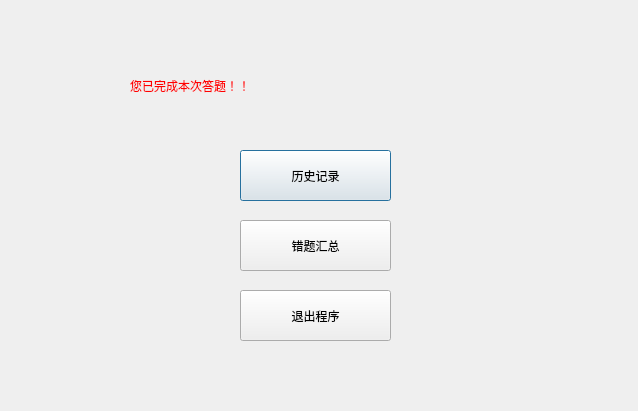
<?xml version="1.0" encoding="UTF-8"?>
<ui version="4.0">
 <class>Setback</class>
 <widget class="QDialog" name="Setback">
  <property name="geometry">
   <rect>
    <x>0</x>
    <y>0</y>
    <width>638</width>
    <height>411</height>
   </rect>
  </property>
  <property name="windowTitle">
   <string>Dialog</string>
  </property>
  <widget class="QPushButton" name="pushButton">
   <property name="geometry">
    <rect>
     <x>240</x>
     <y>150</y>
     <width>151</width>
     <height>51</height>
    </rect>
   </property>
   <property name="styleSheet">
    <string notr="true">font: 16pt &quot;Adobe Devanagari&quot;;</string>
   </property>
   <property name="text">
    <string>历史记录</string>
   </property>
  </widget>
  <widget class="QPushButton" name="pushButton_2">
   <property name="geometry">
    <rect>
     <x>240</x>
     <y>220</y>
     <width>151</width>
     <height>51</height>
    </rect>
   </property>
   <property name="styleSheet">
    <string notr="true">font: 16pt &quot;Adobe Devanagari&quot;;</string>
   </property>
   <property name="text">
    <string>错题汇总</string>
   </property>
  </widget>
  <widget class="QLabel" name="label">
   <property name="geometry">
    <rect>
     <x>130</x>
     <y>50</y>
     <width>401</width>
     <height>71</height>
    </rect>
   </property>
   <property name="styleSheet">
    <string notr="true">color: rgb(255, 0, 0);
font: 30pt &quot;Adobe Devanagari&quot;;</string>
   </property>
   <property name="text">
    <string>您已完成本次答题！！</string>
   </property>
  </widget>
  <widget class="QPushButton" name="pushButton_4">
   <property name="geometry">
    <rect>
     <x>240</x>
     <y>290</y>
     <width>151</width>
     <height>51</height>
    </rect>
   </property>
   <property name="styleSheet">
    <string notr="true">font: 16pt &quot;Adobe Devanagari&quot;;</string>
   </property>
   <property name="text">
    <string>退出程序</string>
   </property>
  </widget>
 </widget>
 <resources/>
 <connections/>
</ui>
